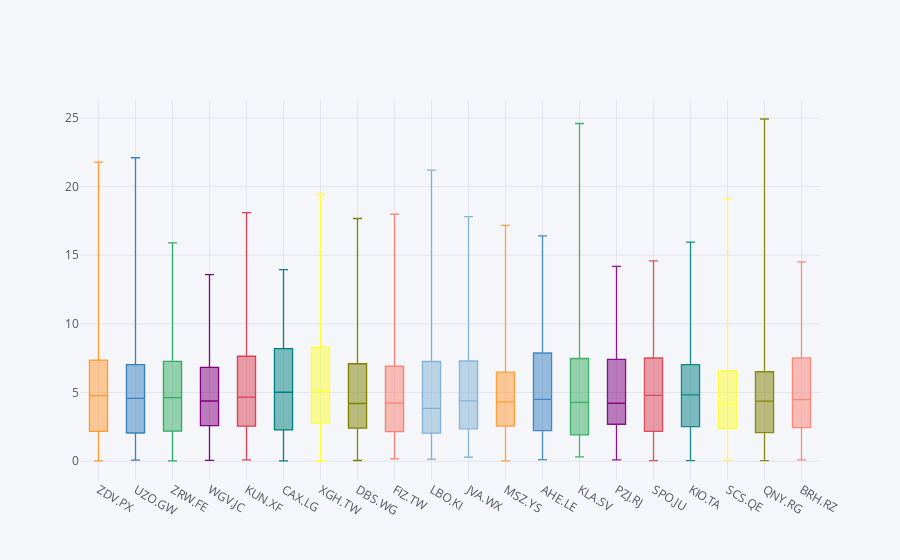

The code cell stored with this chart in its notebook:
### Code cell
cf.datagen.box(20).iplot(kind='box',legend=False)
